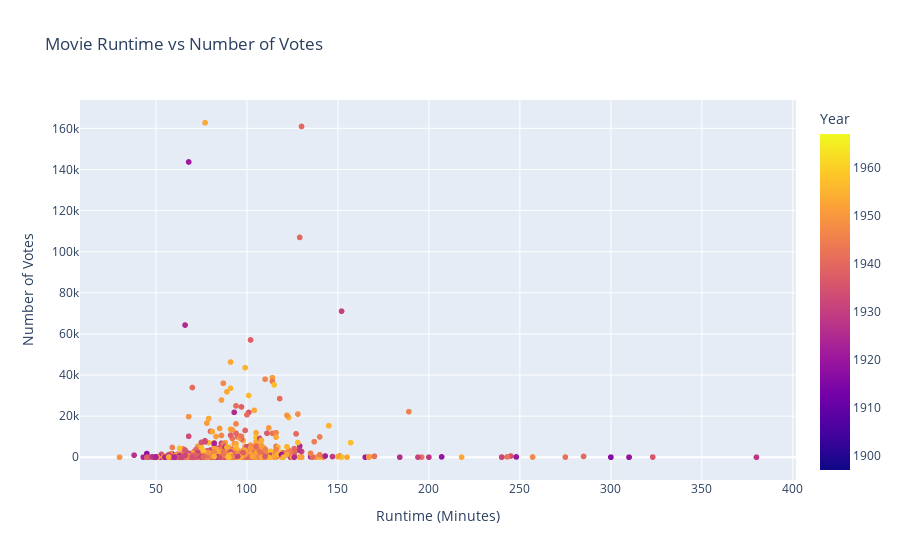

Notebook cell for this chart:
### Markdown cell above
### Q2.3

Using the `merged_df` `DataFrame` and plotly express, create an interactive scatter plot of the `runtimeMinutes` vs. `numVotes` for movies in the `merged_df` `DataFrame`.
Color the points by the `year` of the movie and add a title and axis labels to the plot. Also, make sure the movie title is visible when hovering over the
data points.

**Note:** To make the data easier to visualize, we take a sample of just 2000 movies. That's why you may not see your favorites on this plot. It's important not to change the random state as you'll end up getting different results for the following questions.

### Code cell
sampled_df = merged_df[merged_df['titleType'] == 'movie'].sample(n=2000, random_state=SEED)

# YOUR CODE HERE
fig = px.scatter(
    sampled_df,
    x='runtimeMinutes',
    y='numVotes',
    color='year',
    hover_data=['title'],
    title='Movie Runtime vs Number of Votes',
    labels={
        'runtimeMinutes': 'Runtime (Minutes)',
        'numVotes': 'Number of Votes',
        'year': 'Year'
    }
)
fig.show()

### Figure 1 — Plotly figure (JSON) as saved in the notebook; plotly's stock layout.template omitted (floating-point values rounded to 4 significant figures; data arrays with more than 128 entries replaced by an {"elided": "..."} marker saying what was removed)
{"data": [{"customdata": {"elided": "2000x1 str values"}, "hovertemplate": "Runtime (Minutes)=%{x}<br>Number of Votes=%{y}<br>title=%{customdata[0]}<br>Year=%{marker.color}<extra></extra>", "legendgroup": "", "marker": {"color": {"elided": "2000 int values"}, "coloraxis": "coloraxis", "symbol": "circle"}, "mode": "markers", "name": "", "showlegend": false, "type": "scattergl", "x": {"elided": "2000 float values"}, "xaxis": "x", "y": {"elided": "2000 int values"}, "yaxis": "y"}], "layout": {"coloraxis": {"colorbar": {"title": {"text": "Year"}}, "colorscale": [[0, "#0d0887"], [0.1111, "#46039f"], [0.2222, "#7201a8"], [0.3333, "#9c179e"], [0.4444, "#bd3786"], [0.5556, "#d8576b"], [0.6667, "#ed7953"], [0.7778, "#fb9f3a"], [0.8889, "#fdca26"], [1, "#f0f921"]]}, "legend": {"tracegroupgap": 0}, "title": {"text": "Movie Runtime vs Number of Votes"}, "xaxis": {"anchor": "y", "domain": [0, 1], "title": {"text": "Runtime (Minutes)"}}, "yaxis": {"anchor": "x", "domain": [0, 1], "title": {"text": "Number of Votes"}}}}
